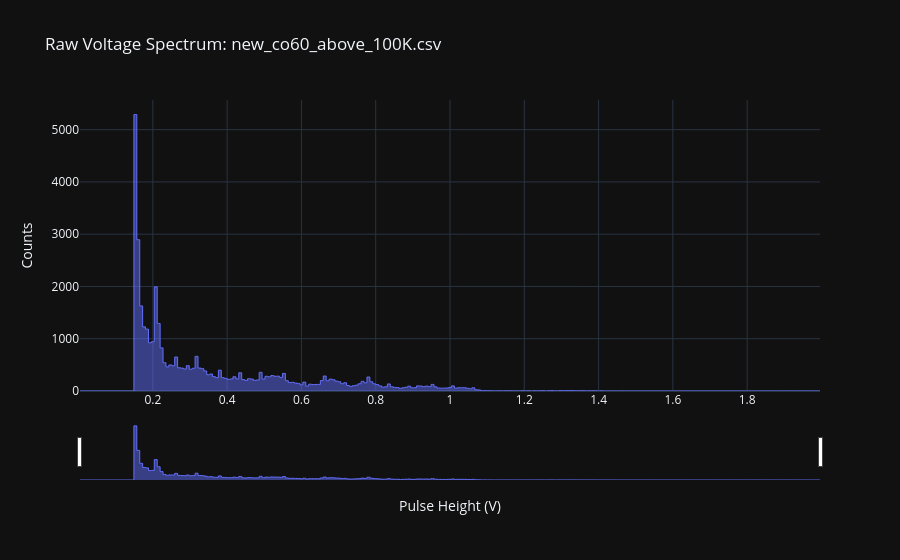

Notebook code for this chart:
### Code cell
import pathlib
import numpy as np
import pandas as pd
import plotly.graph_objects as go

# ==============================================================================
# 1. CALIBRATION PARAMETERS
# ==============================================================================
# Linear fit: E(V) = m * V + c 
# CALIB_M =   # MeV / V
# CALIB_C =   # MeV


# ==============================================================================
# 2. DATA LOADING & BINNING
# ==============================================================================

def load_and_bin_spectrum(filepath, bin_edges, raw_voltage=False):
    """
    Parses a single list-mode CSV spectrum file.

    If raw_voltage=True, bins raw voltages directly.
    Otherwise, converts voltages to MeV using CALIB_M and CALIB_C before binning.
    """
    voltages = []

    with open(filepath, 'r') as f:
        next(f)  # Skip header
        for line in f:
            parts = line.strip().split(',')
            if len(parts) >= 1:
                try:
                    voltages.append(float(parts[-1]))
                except ValueError:
                    continue

    voltages_arr = np.array(voltages)

    if raw_voltage:
        # Bin raw voltages directly
        counts, _ = np.histogram(voltages_arr, bins=bin_edges)
    else:
        # Convert voltages to energies (MeV) and bin
        event_energies = CALIB_M * voltages_arr + CALIB_C
        counts, _ = np.histogram(event_energies, bins=bin_edges)

    return counts


# ==============================================================================
# 3. INTERACTIVE PLOTTING (SINGLE FILE)
# ==============================================================================

def show_interactive_spectrum(filepath, v_min=0.0, v_max=2.2, num_bins=10000):
    """
    Generates an interactive Plotly histogram for a single spectrum file
    converting Voltage bin edges to MeV using linear calibration.
    """
    filepath = pathlib.Path(filepath)

    # 1. Create voltage bin edges and convert to MeV via calibration
    v_edges = np.linspace(v_min, v_max, num_bins)
    bin_edges = CALIB_M * v_edges + CALIB_C
    energies = (bin_edges[:-1] + bin_edges[1:]) / 2

    # 2. Load and bin single file data
    counts = load_and_bin_spectrum(filepath, bin_edges, raw_voltage=False)

    # 3. Create interactive Plotly figure
    fig = go.Figure(data=go.Scatter(
        x=energies,
        y=counts,
        mode='lines',
        line_shape='hvh',
        fill='tozeroy',
        name='Counts',
        line=dict(width=1)
    ))

    fig.update_layout(
        title=f"Calibrated Spectrum: {filepath.name} (E = {CALIB_M}*V + {CALIB_C} MeV)",
        xaxis_title="Energy (MeV)",
        yaxis_title="Counts",
        template="plotly_dark",
        xaxis=dict(
            rangeslider=dict(visible=True),
            type="linear"
        ),
        yaxis=dict(fixedrange=False)
    )

    fig.show(config={'scrollZoom': True})


def show_interactive_spectrum_voltage(filepath, v_min=0.0, v_max=2.2, num_bins=10000):
    """
    Generates an interactive Plotly histogram for a single spectrum file
    using raw pulse height voltage bins.
    """
    filepath = pathlib.Path(filepath)

    # Create voltage bin edges and bin centers
    bin_edges = np.linspace(v_min, v_max, num_bins)
    voltages = (bin_edges[:-1] + bin_edges[1:]) / 2

    # Load and bin single file raw voltage data
    counts = load_and_bin_spectrum(filepath, bin_edges, raw_voltage=True)

    fig = go.Figure(data=go.Scatter(
        x=voltages,
        y=counts,
        mode='lines',
        line_shape='hvh',
        fill='tozeroy',
        name='Counts',
        line=dict(width=1)
    ))

    fig.update_layout(
        title=f"Raw Voltage Spectrum: {filepath.name}",
        xaxis_title="Pulse Height (V)",
        yaxis_title="Counts",
        template="plotly_dark",
        xaxis=dict(
            rangeslider=dict(visible=True),
            type="linear"
        ),
        yaxis=dict(fixedrange=False)
    )

    fig.show(config={'scrollZoom': True})


# ==============================================================================
# 4. EXECUTION EXAMPLE
# ==============================================================================

if __name__ == "__main__":
    sample_file = pathlib.Path("new_co60_above_100K.csv")
    show_interactive_spectrum_voltage(sample_file, v_min=0.0, v_max=2.0, num_bins=256)

### Figure 1 — Plotly figure (JSON) as saved in the notebook; plotly's stock layout.template omitted (floating-point values rounded to 4 significant figures; data arrays with more than 128 entries replaced by an {"elided": "..."} marker saying what was removed)
{"data": [{"fill": "tozeroy", "line": {"shape": "hvh", "width": 1}, "mode": "lines", "name": "Counts", "type": "scatter", "x": {"elided": "255 float values"}, "y": {"elided": "255 int values"}}], "layout": {"title": {"text": "Raw Voltage Spectrum: new_co60_above_100K.csv"}, "xaxis": {"rangeslider": {"visible": true}, "title": {"text": "Pulse Height (V)"}, "type": "linear"}, "yaxis": {"fixedrange": false, "title": {"text": "Counts"}}}}
